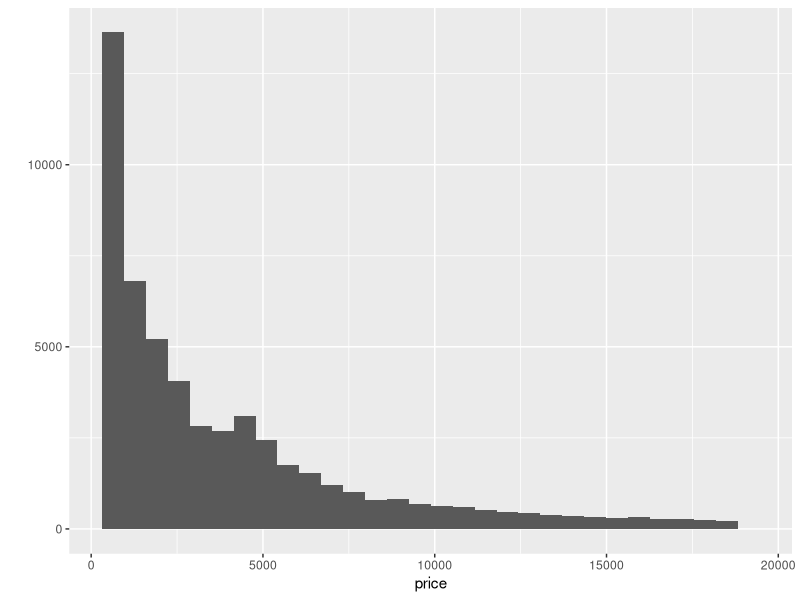
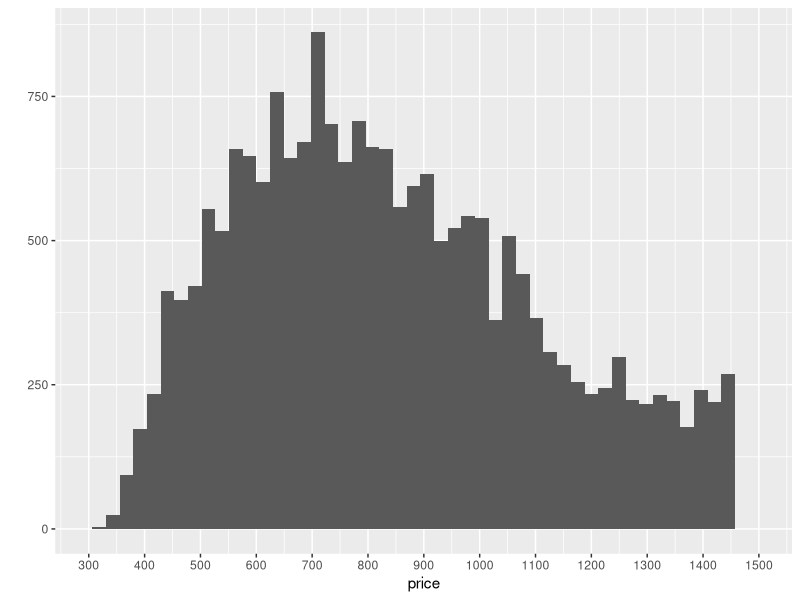
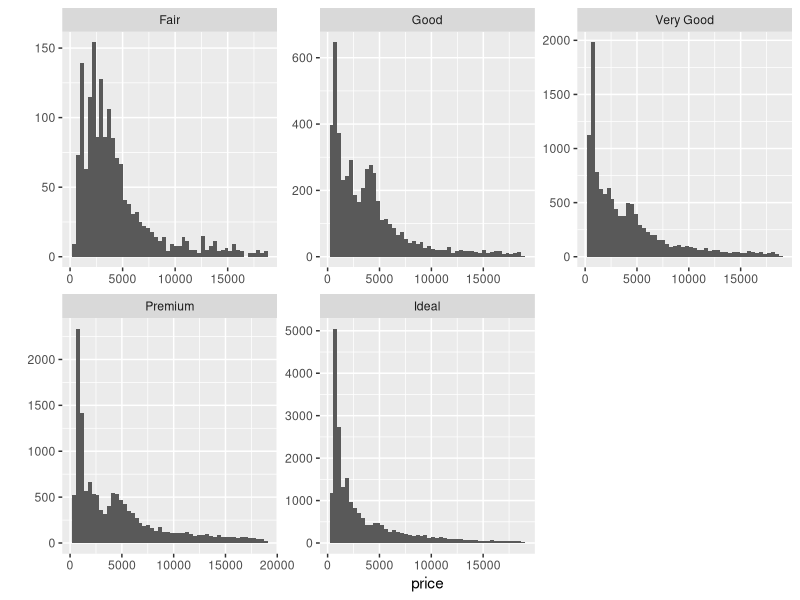
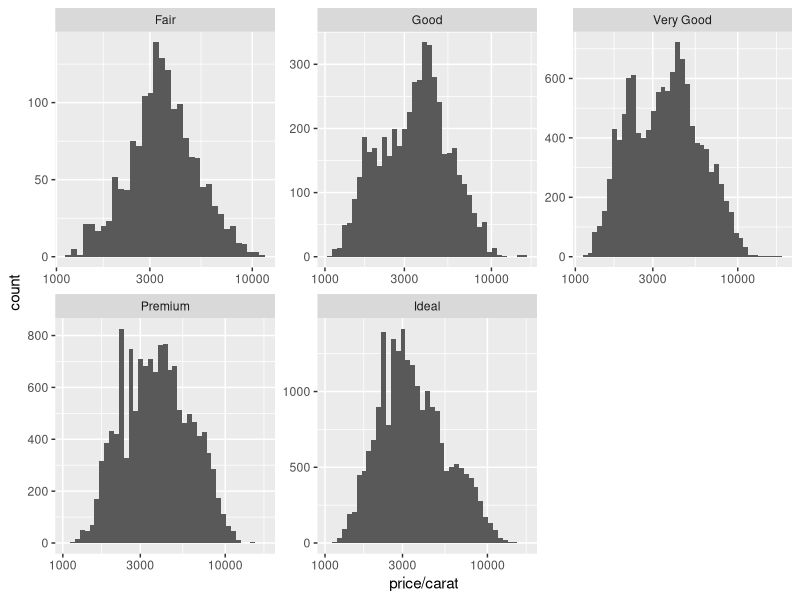
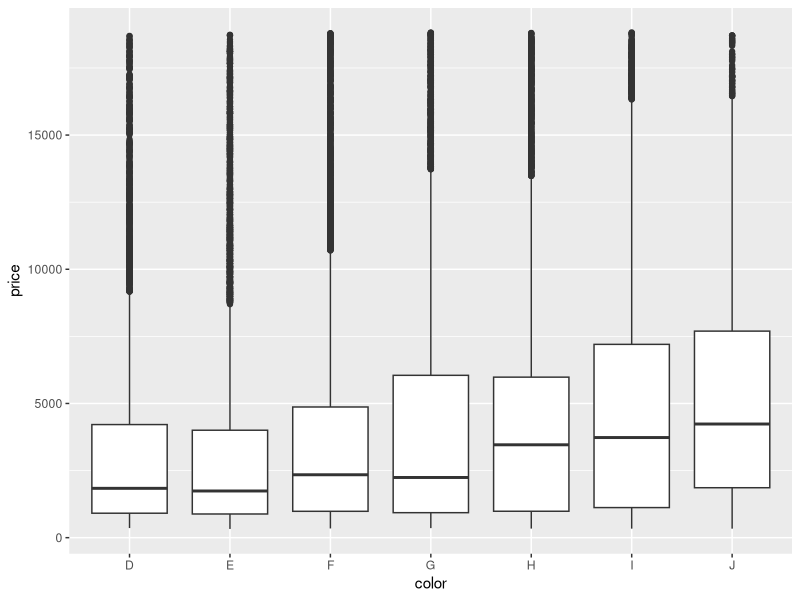
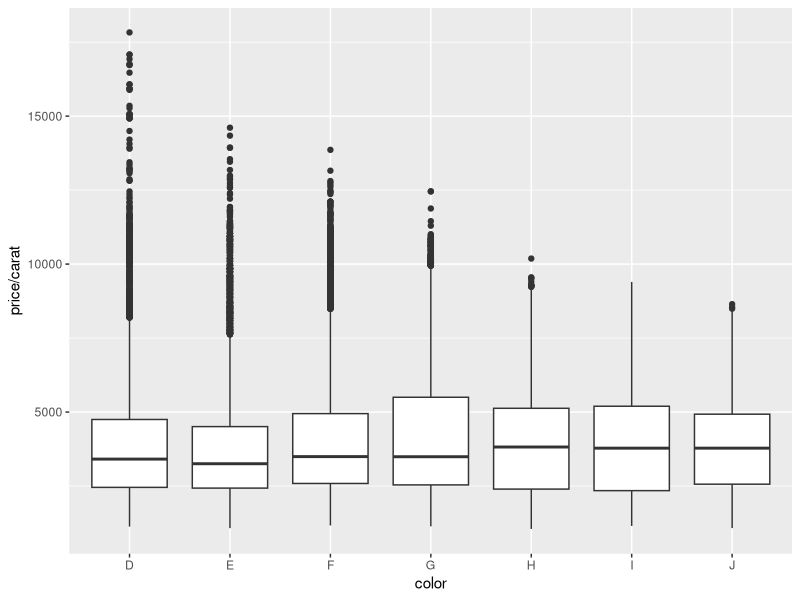

Recreate these plots in R, in order.
## ---- chunk 1

library(ggplot2)
data(diamonds)
summary(diamonds)

## ---- chunk 2

?diamonds

## ---- chunk 3

dim(diamonds)

## ---- chunk 4

diamonds$cut

## ---- chunk 5

cheap_diamonds <- diamonds$price[diamonds$price < 500]
length(cheap_diamonds)

very_cheap_diamonds <- diamonds$price[diamonds$price < 250]
length(very_cheap_diamonds)

expensive_diamonds <- diamonds$price[diamonds$price > 15000]
length(expensive_diamonds)

## ---- chunk 6

qplot(price, data = diamonds, geom = "histogram")
summary(diamonds$price)

## ---- chunk 7

qplot(price, data = diamonds, geom = "histogram", bins = 50) +
scale_x_continuous(limits = c(300,1500), breaks = seq(300,1500,100)) 

## ---- chunk 8

qplot(x = price, data = diamonds, geom = "histogram", bins = 50) +
facet_wrap(~cut, ncol = 3, scales = "free")
by(diamonds$price, diamonds$cut, summary)

## ---- chunk 9

ggplot(aes(x = price/carat), data = diamonds) + 
  geom_histogram(binwidth = 0.03) + 
  scale_x_log10() + 
  facet_wrap(~cut, scales = "free")

## ---- chunk 10

ggplot(aes(x = color, y = price), data = diamonds) + 
    geom_boxplot()

## ---- chunk 11

# Creating vector with prices for "D" diamonds
diamond_price_d <- subset(diamonds, color == "D")$price

# Creating vector with prices for "J" diamonds
diamond_price_j <- subset(diamonds, color == "J")$price

# Calculating first and third quartile by splitting vector in middle and taking the median.
median_d <- median(diamond_price_d)
median(subset(diamond_price_d, diamond_price_d <= median_d))
median(subset(diamond_price_d, diamond_price_d > median_d))

# Calculating first and third quartile by splitting vector in middle and taking the median.
median_j <- median(diamond_price_j)
median(subset(diamond_price_j, diamond_price_j <= median_j))
median(subset(diamond_price_j, diamond_price_j > median_j))

# IQR for both types of diamonds
IQR(diamond_price_d)
IQR(diamond_price_j)

## ---- chunk 12

qplot(color, price/carat, data = diamonds, geom = "boxplot")

## ---- chunk 13

